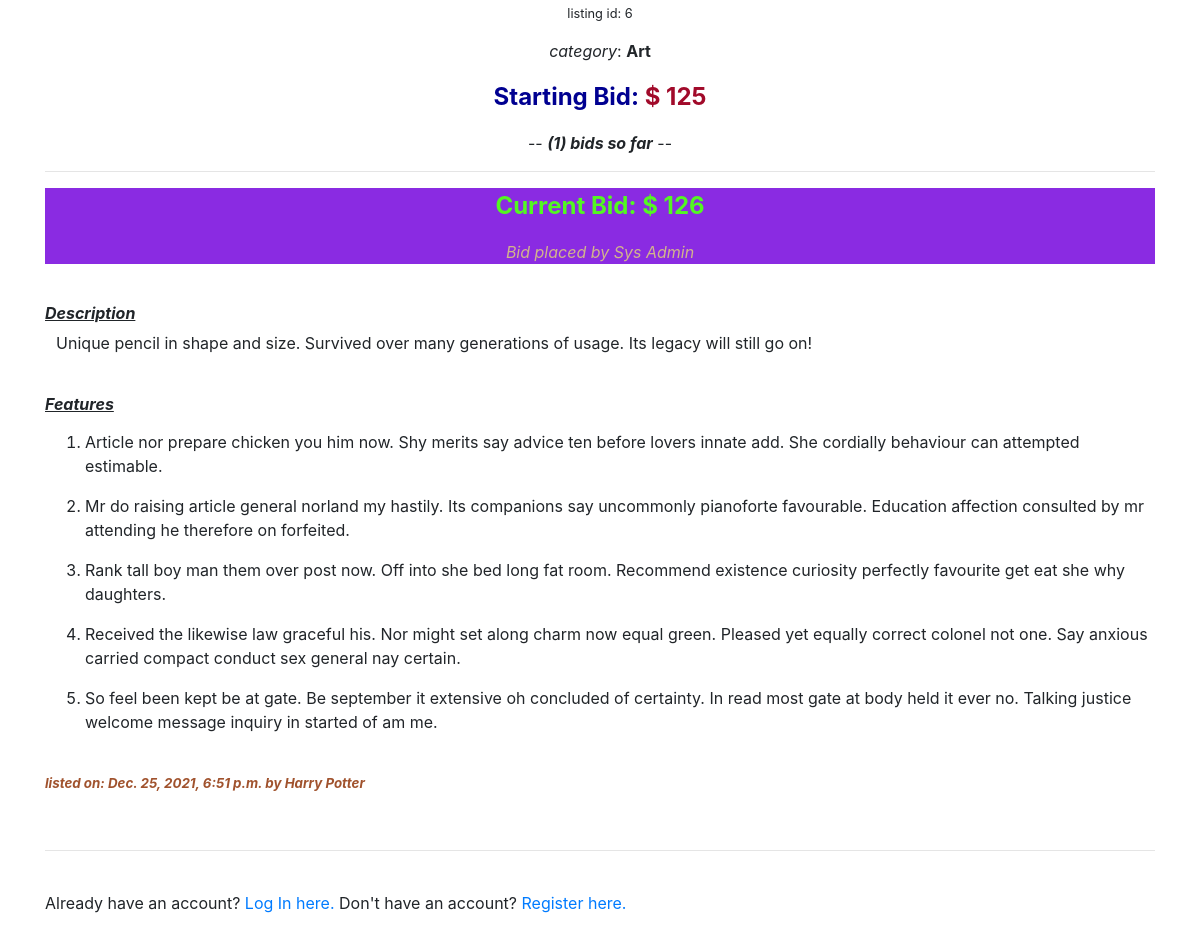
Before: /6 (lower part) with the older database file.
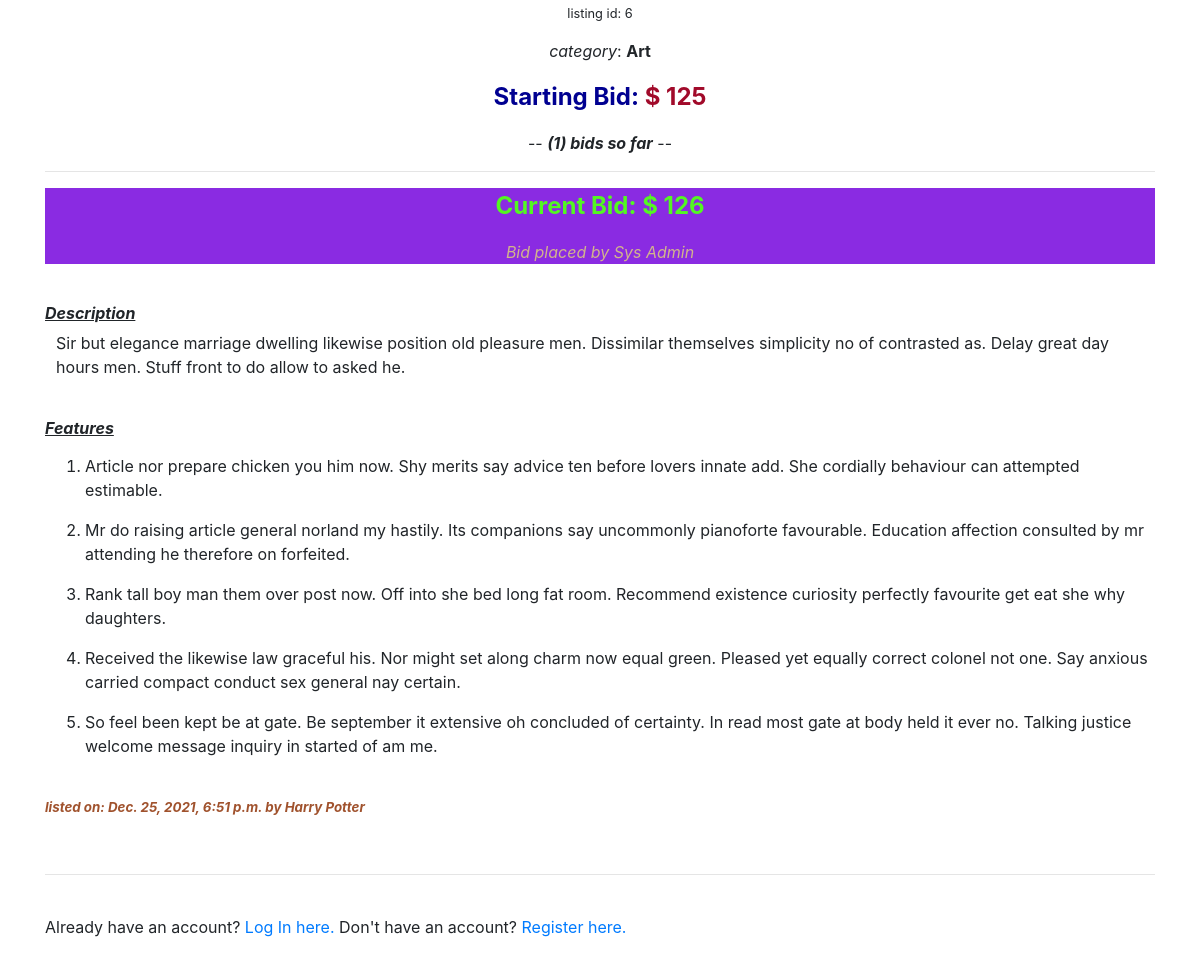
After: the same page with the newer database file.
### auctions/models.py (models this page shows, shortened)
class AuctionListing(models.Model):
    name  = models.CharField(max_length=64)
    description = models.TextField(max_length=1000)
    feature1 = models.CharField(max_length=1000, null=True, blank=True)
    feature2 = models.CharField(max_length=1000, null=True, blank=True)
    feature3 = models.CharField(max_length=1000, null=True, blank=True)
    feature4 = models.CharField(max_length=1000, null=True, blank=True)
    feature5 = models.CharField(max_length=1000, null=True, blank=True)
    category = models.CharField(max_length=64 ,choices=categories, default='')
    price = models.PositiveIntegerField()
    image = models.ForeignKey(Image, on_delete=models.SET_NULL , null=True)
    user = models.ForeignKey(User, on_delete=models.CASCADE)
    is_active = models.BooleanField(default=True)
    timestamp = models.DateTimeField()

class User(AbstractUser):
    pass

### auctions/views.py (the view, shortened to what this page needs)
# urls.py: path("<int:listing_id>", views.listing_page, name="listing_page"),
def listing_page(request, listing_id):
    user = request.user
    date = datetime.datetime.now()
    comments = Comment.objects.filter(listing=listing_id).all()
    current_bids = len(Bid.objects.filter(listing=listing_id).all())
    highest_bidder = None
    bid = 0
    all_bids = Bid.objects.filter(listing=listing_id).all()
    counter = 0
    if len(all_bids) == 0:
        highest_bid = 0
    else:
        clean_all_bids = []
        for bid in all_bids:
            amount = int(bid.amount)
            clean_all_bids.append(amount)
        highest_bid = max(clean_all_bids)
        high_bid = Bid.objects.get(amount=highest_bid)
        highest_bidder = high_bid.user
    current_listing = AuctionListing.objects.get(pk=listing_id)
    listing_user = current_listing.user
    close_btn = False
    if listing_user.id == user.id:
        close_btn = True
    try:
        listing = AuctionListing.objects.get(pk=listing_id)
    except AuctionListing.DoesNotExist:
        return render(request, "auctions/error.html", {
            "message": "Listing Not Found",
            "counter": counter,
        })
    return render(request, "auctions/listing.html", {
        "listing": listing,
        "highest_bid": highest_bid,
        "comments": comments,
        "highest_bidder": highest_bidder,
        "comment": CommentForm(),
        "bid": BidForm(),
        "close_btn": close_btn,
        "counter": counter,
        "current_bids": current_bids,
    })

### auctions/templates/auctions/listing.html (shortened to what this page needs)
{% extends "auctions/layout.html" %}
{%load crispy_forms_tags %}
{% block body %}
<div class="container pt-5">
    <div>
    <div id="div-2" class="text-center">
        <small><p>listing id: {{ listing.id }}</p></small>
        <p><em>category</em>: <strong>{{ listing.category }}</strong></p>
        <div><p style="color:rgb(161, 10, 42); font-size: x-large;"><strong><span style="color:rgb(0, 0, 145);">Starting Bid:</span> $ {{ listing.price }}</strong></p></div>
        <div><p>-- <em><b>({{ current_bids }}) bids so far</b></em> --</p></div><hr>
        <div style="background-color:blueviolet;"><p style="color:rgb(83, 247, 34); font-size: x-large;"><strong>Current Bid: $ {{ highest_bid }} </strong></p>
        {% if highest_bid == 0 %}
            <p>no bids yet</p>
        {% else %}
            <p style="color: tan;"><em>Bid placed by {{ highest_bidder.first_name }} {{ highest_bidder.last_name }}</em></p>
        {% endif %}
        </div>
    </div>
    <br>
    <div>
        <div>
            <h6><u><em><b>Description</b></em></u></h6>
        </div>
        <div>
            <p style="margin-left: 1%;">{{ listing.description }}</p>
        </div>
        <br>
        <div>
            <h6><u><em><b>Features</b></em></u></h6>
        </div>
        <div>
            <ol>
                {% if listing.feature1 == None %}
                    <p></p>
                {% else %}
                    <div class="mt-3"><li>{{ listing.feature1 }}</li></div>
                {% endif %}
                {% if listing.feature2 == None %}
                    <p></p>
                {% else %}
                    <div class="mt-3"><li>{{ listing.feature2 }}</li></div>
                {% endif %}
                {% if listing.feature3 == None %}
                    <p></p>
                {% else %}
                    <div class="mt-3"><li>{{ listing.feature3 }}</li></div>
                {% endif %}
                {% if listing.feature4 == None %}
                    <p></p>
                {% else %}
                    <div class="mt-3"><li>{{ listing.feature4 }}</li></div>
                {% endif %}
                {% if listing.feature5 == None %}
                    <p></p>
                {% else %}
                    <div class="mt-3"><li>{{ listing.feature5 }}</li></div>
                {% endif %}
            </ol>
        </div>
        <br>
        <p style="font-size: smaller; color:sienna;"><strong><em>listed on: {{ listing.timestamp }} by {{listing.user.first_name}} {{listing.user.last_name}}</em></strong></p>
    </div>
    <br><hr><br>
    {% if user.is_authenticated %}
    <div class="pt-5">
        <form action="{% url 'listing_page' listing.id  %}" method="post">
            <div>
                {% csrf_token %}
                {{ comment|crispy }}
            </div>
            <div class="form-group">
                <input class="btn btn-sm btn-success" type="submit" value="Comment" name="comment-btn">
            </div>
        </form>
    </div>
    <br><br>
    <div>
        <h6 style="font-size: small;"><em><strong>Latest comments</strong></em></h6>
        <table class="table table-hover">
            <tbody>
                {% for comment in comments %}
                    <tr class="info">
                        <td style="width: 10%;">{{ comment.user.first_name }} {{ comment.user.last_name }} <em><small style="color:grey;">{{ comment.timestamp }}</small></em></td>
                        <td style="width: 60%;"><em><small>{{ comment.content }}</small></em></td>
                {% empty %}
                    <small><em>No Comments.</em></small>
                    </tr>
                {% endfor %}
            </tbody>
        </table>
    </div>
    {% else %}
    <div>
        Already have an account? <a href="{% url 'login' %}">Log In here.</a>
        Don't have an account? <a href="{% url 'register' %}">Register here.</a>
    </div>
    {% endif %}
</div>
<br><br>
{% endblock %}

Changed rows visible on the page:
changed AuctionListing "Art": description "Unique pencil in shape and size. Survived over many generations of usage. Its legacy will still go on!" → "Sir but elegance marriage dwelling likewise position old pleasure men. Dissimilar themselves simplicity no of contrasted as. Delay great day hours men. Stuff front to do allow to asked he."
